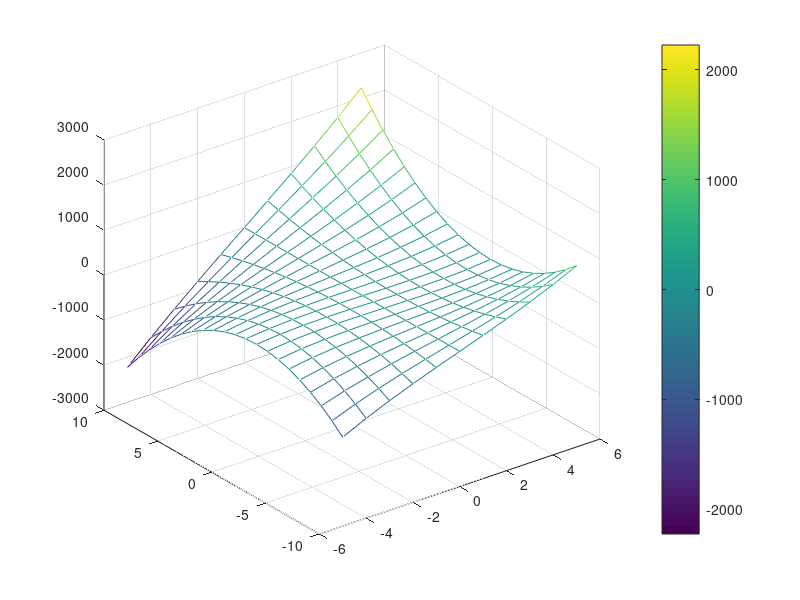

MATLAB code to generate this figure: (Note: this script raises an error after producing the figure.)
clear all;
clc;

x = -5:5;
y = -10:10;

[X, Y] = meshgrid(x, y);

Z = X .^ 3 + 3 .* X .* Y .^ 2 + 12 .* X .* Y;

figure(1);
mesh(X, Y, Z);
colorbar;a

figure(2);
surf(X, Y, Z);
colorbar;
